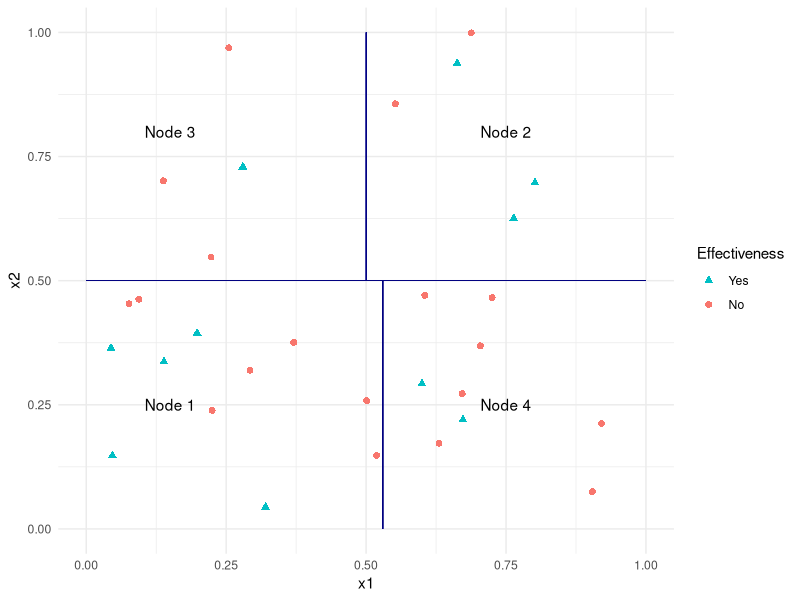

Recreate this plot in R.
## ---- chunk 1
knitr::opts_chunk$set(eval=TRUE, include=TRUE, echo=TRUE, message=FALSE, warning=FALSE)
## ---- chunk 2
library(tidyverse)
library(rpart)
library(partykit)
library(knitr)
## ---- chunk 3
happiness2017 <- read_csv("happiness2017.csv")
## ---- chunk 4
# code you answer here

## ---- chunk 5
set.seed(111)  # Use the last 3 digits of your student ID number for the random seed.
# code you answer here

## ---- chunk 6
# code you answer here

## ---- chunk 7
# code you answer here for the tree created in part (b)

## ---- chunk 8
# code you answer here for the tree created in part (c)

## ---- chunk 9
dat <- read_csv("dat.csv")
ggplot(dat, aes(x1, x2, shape = factor(type_cat), colour = factor(type_cat))) +
  geom_point(size = 2) + 
  theme_minimal() + 
  scale_color_discrete(name = "Effectiveness", breaks = c("Yes", "No")) +
  scale_shape_discrete(name = "Effectiveness", breaks = c("Yes", "No")) +
  geom_segment(aes(y = 0, yend = 0.5, x = 0.53, xend = 0.53), size = 0.1, colour = "navyblue") +
  geom_segment(aes(x = 0, xend = 1, y = 0.5, yend = 0.5), size = 0.1, colour = "navyblue") +
  geom_segment(aes(y = 0.5, yend = 1, x = 0.5, xend = 0.5), size = 0.1, colour = "navyblue") +
  annotate("text", x = 0.15, y = 0.25, label = "Node 1") +
  annotate("text", x = 0.75, y = 0.8, label = "Node 2") +
  annotate("text", x = 0.15, y = 0.8, label = "Node 3") +
  annotate("text", x = 0.75, y = 0.25, label = "Node 4")
